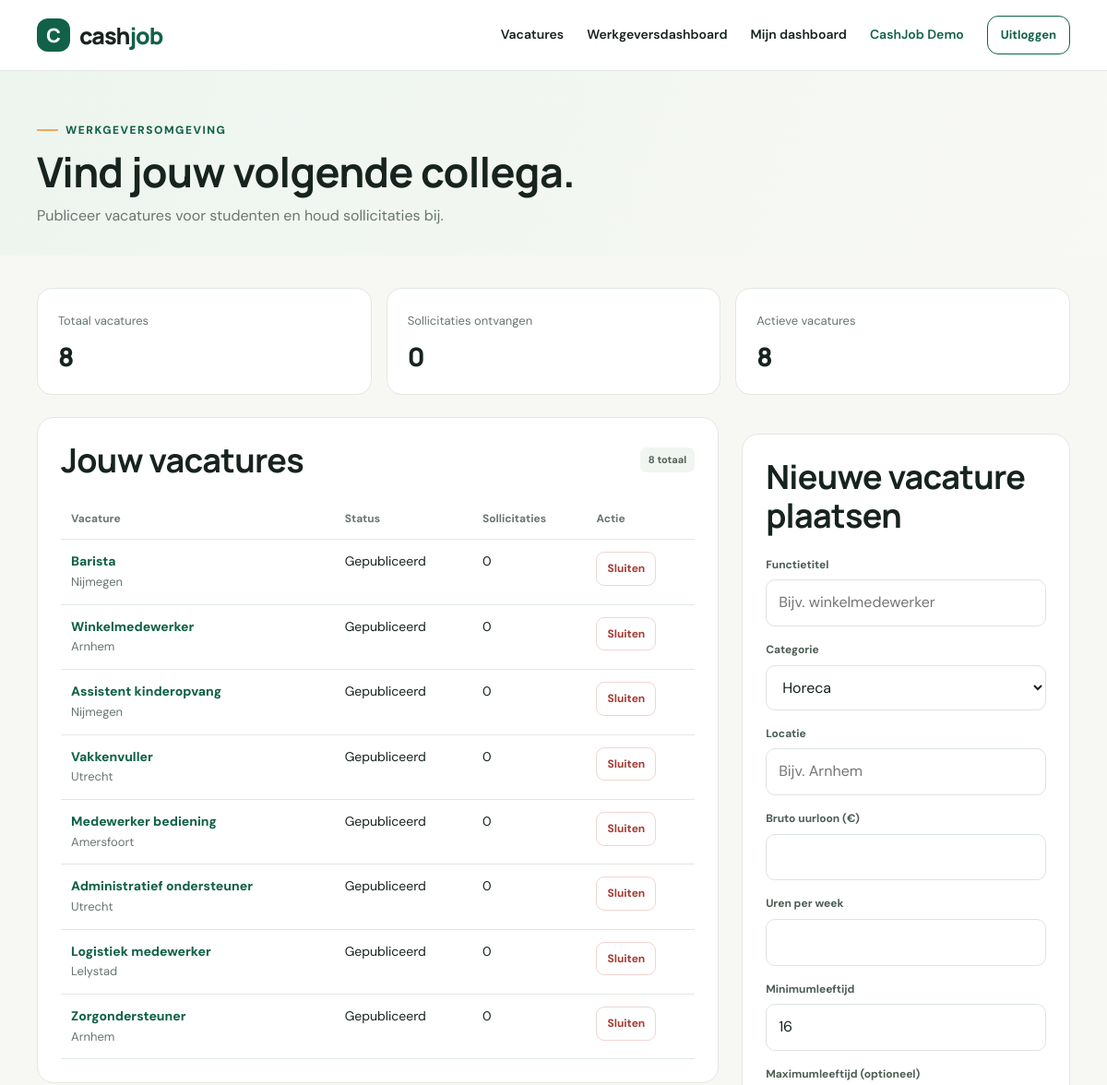
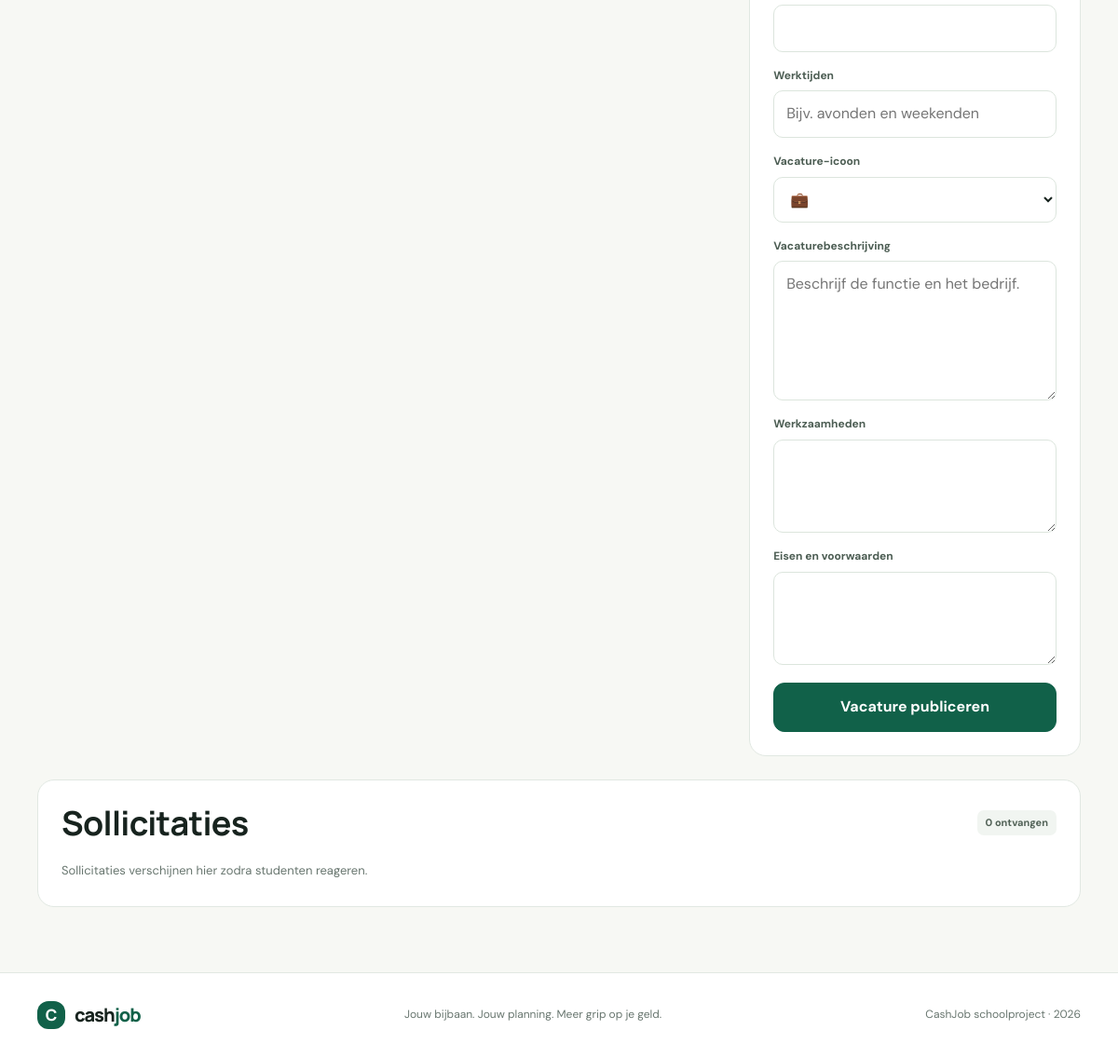
Page /werkgever.php (signed in) on the committed database (2 pictures, top to bottom).
### tables this page shows
CREATE TABLE jobs (
  id INT UNSIGNED AUTO_INCREMENT PRIMARY KEY,
  employer_id INT UNSIGNED NOT NULL,
  title VARCHAR(120) NOT NULL,
  category ENUM('Horeca','Winkel','Zorg','Onderwijs','Kantoor','Overig') NOT NULL,
  location VARCHAR(120) NOT NULL,
  hourly_wage DECIMAL(7,2) NOT NULL,
  hours_per_week DECIMAL(4,1) NOT NULL,
  min_age TINYINT UNSIGNED NOT NULL DEFAULT 16,
  max_age TINYINT UNSIGNED DEFAULT NULL,
  schedule VARCHAR(150) DEFAULT NULL,
  description TEXT NOT NULL,
  responsibilities TEXT DEFAULT NULL,
  requirements TEXT DEFAULT NULL,
  icon VARCHAR(12) DEFAULT '💼',
  status ENUM('published','closed') NOT NULL DEFAULT 'published',
  created_at TIMESTAMP NOT NULL DEFAULT CURRENT_TIMESTAMP,
  CONSTRAINT fk_jobs_employer FOREIGN KEY (employer_id) REFERENCES users(id) ON DELETE CASCADE,
  INDEX idx_jobs_search (status, category, location),
  INDEX idx_jobs_wage (hourly_wage)
);

### includes/functions.php (called while the page is built, shortened)
<?php
function e(?string $value): string {
    return htmlspecialchars($value ?? '', ENT_QUOTES | ENT_SUBSTITUTE, 'UTF-8');
}

### werkgever.php (the view, shortened to what this page needs)
<?php
require_once __DIR__.'/config/database.php';require_once __DIR__.'/includes/functions.php';require_role('werkgever');$pageTitle='Werkgeversdashboard';$error='';$success='';
$stmt=$pdo->prepare("SELECT j.*, (SELECT COUNT(*) FROM applications a WHERE a.job_id=j.id) AS application_count FROM jobs j WHERE j.employer_id=? ORDER BY j.created_at DESC");$stmt->execute([$_SESSION['user_id']]);$jobs=$stmt->fetchAll();
$stmt=$pdo->prepare("SELECT a.id AS application_id,a.status,a.created_at,a.cover_letter,u.name AS applicant_name,u.email AS applicant_email,j.title,j.id AS job_id FROM applications a JOIN jobs j ON j.id=a.job_id JOIN users u ON u.id=a.user_id WHERE j.employer_id=? ORDER BY a.created_at DESC");$stmt->execute([$_SESSION['user_id']]);$applications=$stmt->fetchAll();
include __DIR__.'/includes/header.php';?>
<section class="page-intro"><div class="container"><span class="eyebrow">Werkgeversomgeving</span><h1>Vind jouw volgende collega.</h1><p>Publiceer vacatures voor studenten en houd sollicitaties bij.</p></div></section><section class="content-section"><div class="container">
<div class="dashboard-grid"><div class="metric"><span>Totaal vacatures</span><strong><?= count($jobs) ?></strong></div><div class="metric"><span>Sollicitaties ontvangen</span><strong><?= count($applications) ?></strong></div><div class="metric"><span>Actieve vacatures</span><strong><?= count(array_filter($jobs,fn($j)=>$j['status']==='published')) ?></strong></div></div>
<div class="two-column"><div class="panel"><div class="panel-title"><h2>Jouw vacatures</h2><span class="tag"><?= count($jobs) ?> totaal</span></div><?php if($jobs): ?><div class="table-wrap"><table class="data-table"><thead><tr><th>Vacature</th><th>Status</th><th>Sollicitaties</th><th>Actie</th></tr></thead><tbody><?php foreach($jobs as $j): ?><tr><td><a class="text-link" href="vacature.php?id=<?= (int)$j['id'] ?>"><?= e($j['title']) ?></a><br><span class="job-meta"><?= e($j['location']) ?></span></td><td><?= $j['status']==='published'?'Gepubliceerd':'Gesloten' ?></td><td><?= (int)$j['application_count'] ?></td><td><?php if($j['status']==='published'): ?><form method="post" class="inline-form"><input type="hidden" name="job_id" value="<?= (int)$j['id'] ?>"><button class="small-button danger" name="delete_job" value="1" data-confirm="Weet je zeker dat je deze vacature wilt sluiten?">Sluiten</button></form><?php endif; ?></td></tr><?php endforeach; ?></tbody></table></div><?php else: ?><p class="job-meta">Je hebt nog geen vacatures geplaatst.</p><?php endif; ?></div>
<div class="panel"><h2>Nieuwe vacature plaatsen</h2><form class="form-stack" method="post"><div class="field"><label for="title">Functietitel</label><input id="title" name="title" required maxlength="120" placeholder="Bijv. winkelmedewerker"></div><div class="field"><label for="category">Categorie</label><select id="category" name="category"><?php foreach(['Horeca','Winkel','Zorg','Onderwijs','Kantoor','Overig'] as $c): ?><option><?= e($c) ?></option><?php endforeach; ?></select></div><div class="field"><label for="location">Locatie</label><input id="location" name="location" required placeholder="Bijv. Arnhem"></div><div class="field"><label for="hourly_wage">Bruto uurloon (€)</label><input id="hourly_wage" name="hourly_wage" type="number" min=".01" max="500" step=".01" required></div><div class="field"><label for="hours_per_week">Uren per week</label><input id="hours_per_week" name="hours_per_week" type="number" min=".5" max="80" step=".5" required></div><div class="field"><label for="min_age">Minimumleeftijd</label><input id="min_age" name="min_age" type="number" min="13" max="100" value="16" required></div><div class="field"><label for="max_age">Maximumleeftijd (optioneel)</label><input id="max_age" name="max_age" type="number" min="13" max="100"></div><div class="field"><label for="schedule">Werktijden</label><input id="schedule" name="schedule" placeholder="Bijv. avonden en weekenden"></div><div class="field"><label for="icon">Vacature-icoon</label><select id="icon" name="icon"><option>💼</option><option>☕</option><option>🛒</option><option>🧸</option><option>🍽️</option><option>📦</option><option>💻</option></select></div><div class="field"><label for="description">Vacaturebeschrijving</label><textarea id="description" name="description" rows="5" minlength="20" required placeholder="Beschrijf de functie en het bedrijf."></textarea></div><div class="field"><label for="responsibilities">Werkzaamheden</label><textarea id="responsibilities" name="responsibilities" rows="3"></textarea></div><div class="field"><label for="requirements">Eisen en voorwaarden</label><textarea id="requirements" name="requirements" rows="3"></textarea></div><button class="button" type="submit" name="create_job" value="1">Vacature publiceren</button></form></div></div>
<div class="panel" style="margin-top:25px"><div class="panel-title"><h2>Sollicitaties</h2><span class="tag"><?= count($applications) ?> ontvangen</span></div><?php if($applications): ?><div class="table-wrap"><table class="data-table"><thead><tr><th>Kandidaat</th><th>Vacature</th><th>Motivatie</th><th>Status</th><th>Bijwerken</th></tr></thead><tbody><?php foreach($applications as $a): ?><tr><td><?= e($a['applicant_name']) ?><br><span class="job-meta"><?= e($a['applicant_email']) ?></span></td><td><?= e($a['title']) ?></td><td><?= e($a['cover_letter']?:'Geen motivatie toegevoegd.') ?></td><td><?= e(['received'=>'Ontvangen','reviewing'=>'In behandeling','accepted'=>'Aangenomen','rejected'=>'Afgewezen'][$a['status']]??$a['status']) ?></td><td><form method="post" class="action-row"><input type="hidden" name="application_id" value="<?= (int)$a['application_id'] ?>"><select name="status" aria-label="Sollicitatiestatus"><option value="received" <?= $a['status']==='received'?'selected':'' ?>>Ontvangen</option><option value="reviewing" <?= $a['status']==='reviewing'?'selected':'' ?>>In behandeling</option><option value="accepted" <?= $a['status']==='accepted'?'selected':'' ?>>Aangenomen</option><option value="rejected" <?= $a['status']==='rejected'?'selected':'' ?>>Afgewezen</option></select><button class="small-button" name="update_application" value="1">Opslaan</button></form></td></tr><?php endforeach; ?></tbody></table></div><?php else: ?><p class="job-meta">Sollicitaties verschijnen hier zodra studenten reageren.</p><?php endif; ?></div>
</div></section><?php include __DIR__.'/includes/footer.php'; ?>

### assets/style.css (style rules this page uses)
:root { --green:#116149;--green-dark:#0a4535;--mint:#e8f4ee;--cream:#f7f8f4;--ink:#17231e;--muted:#68766f;--line:#e1e8e2;--white:#fff;--orange:#f3a65a;--shadow:0 16px 45px rgba(22,52,39,.08) }
* { box-sizing:border-box }
html { scroll-behavior:smooth }
body { margin:0;background:var(--cream);color:var(--ink);font-family:'DM Sans',Arial,sans-serif;line-height:1.55 }
a { color:inherit;text-decoration:none }
button,input,select,textarea { font:inherit }
button,.button { cursor:pointer }
.container { width:min(1120px,calc(100% - 40px));margin:0 auto }
.button { display:inline-flex;align-items:center;justify-content:center;gap:8px;border:1px solid var(--green);border-radius:12px;background:var(--green);color:white;padding:13px 19px;font-weight:700;transition:.2s }
.eyebrow { display:inline-flex;align-items:center;gap:8px;color:var(--green);font-size:12px;font-weight:800;letter-spacing:1.5px;text-transform:uppercase }
.eyebrow:before { content:"";width:23px;height:2px;background:var(--orange) }
h1,h2,h3 { font-family:Manrope,'DM Sans',sans-serif;line-height:1.16;letter-spacing:-.7px }
h1 { font-size:clamp(38px,5vw,62px);margin:18px 0 }
h2 { font-size:clamp(26px,3vw,36px);margin:0 0 12px }
.field { display:flex;flex-direction:column;gap:7px }
.field label { font-size:12px;font-weight:700;color:#4c5d53 }
.field input,.field select,.field textarea,.search-input { width:100%;border:1px solid #dce5dd;background:white;border-radius:10px;padding:12px 13px;outline:none;color:var(--ink) }
.text-link { color:var(--green);font-weight:800;font-size:14px }
.job-meta { font-size:13px;color:var(--muted);margin:3px 0 }
.tag { background:#f1f5f1;color:#526257;padding:5px 9px;border-radius:7px;font-size:11px;font-weight:700 }
.page-intro { padding:48px 0 30px;background:linear-gradient(110deg,#edf5ef,#f8f8f4) }
.page-intro h1 { font-size:clamp(32px,4vw,45px);margin:10px 0 }
.page-intro p { color:var(--muted);margin:0;max-width:650px }
.content-section { padding:35px 0 70px }
.two-column { display:grid;grid-template-columns:minmax(0,1.35fr) minmax(280px,.65fr);gap:25px;align-items:start }
.panel { background:white;border:1px solid var(--line);border-radius:18px;padding:25px }
.panel + .panel { margin-top:18px }
.panel-title { display:flex;align-items:center;justify-content:space-between;gap:12px;margin-bottom:20px }
.panel-title h2,.panel-title h3 { margin:0 }
.form-stack { display:grid;gap:16px;margin-top:23px }
.form-stack .button { width:100%;margin-top:3px }
.inline-form { display:inline }
.table-wrap { overflow-x:auto }
.data-table { width:100%;border-collapse:collapse;font-size:14px }
.data-table th,.data-table td { text-align:left;padding:13px 11px;border-bottom:1px solid var(--line);vertical-align:top }
.data-table th { font-size:12px;color:var(--muted);font-weight:700 }
.dashboard-grid { display:grid;grid-template-columns:repeat(3,1fr);gap:16px;margin-bottom:24px }
.metric { background:white;border:1px solid var(--line);border-radius:16px;padding:22px }
.metric span { font-size:13px;color:var(--muted) }
.metric strong { display:block;font:800 28px Manrope,sans-serif;margin-top:7px }
.small-button { border:1px solid var(--line);border-radius:9px;padding:8px 11px;background:white;font-weight:700;font-size:12px }
.small-button.danger { color:#a43b32;border-color:#f0d5d2 }

### rows in the picture
jobs: title "Barista", location "Nijmegen", status "Gepubliceerd", application_count "0"
jobs: title "Winkelmedewerker", location "Arnhem", status "Gepubliceerd", application_count "0"
jobs: title "Assistent kinderopvang", location "Nijmegen", status "Gepubliceerd", application_count "0"
jobs: title "Vakkenvuller", location "Utrecht", status "Gepubliceerd", application_count "0"
jobs: title "Medewerker bediening", location "Amersfoort", status "Gepubliceerd", application_count "0"
jobs: title "Administratief ondersteuner", location "Utrecht", status "Gepubliceerd", application_count "0"
jobs: title "Logistiek medewerker", location "Lelystad", status "Gepubliceerd", application_count "0"
jobs: title "Zorgondersteuner", location "Arnhem", status "Gepubliceerd", application_count "0"

### other values in the picture
$user['name'] "CashJob Demo"
count($jobs) "8"
count($applications) "0"
count(array_filter($jobs,fn($j)=>$j['status']==='published')) "8"
form field category "Horeca"
